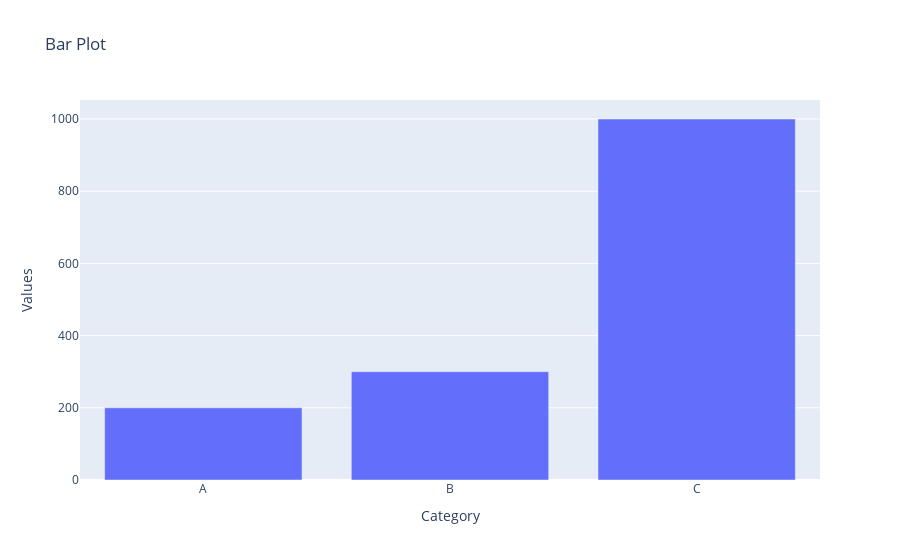

The cell this chart's notebook holds for it:
### Code cell
# Q5 Generate a bar plot using Plotly.
import plotly.express as px

data = {'Category': ['A', 'B', 'C'], 'Values': [200, 300, 1000]}
df = pd.DataFrame(data)

fig = px.bar(df, x='Category', y='Values', title='Bar Plot')
fig.show()

### Figure 1 — Plotly figure (JSON) as saved in the notebook; plotly's stock layout.template omitted (floating-point values rounded to 4 significant figures)
{"data": [{"alignmentgroup": "True", "hovertemplate": "Category=%{x}<br>Values=%{y}<extra></extra>", "legendgroup": "", "marker": {"color": "#636efa", "pattern": {"shape": ""}}, "name": "", "offsetgroup": "", "orientation": "v", "showlegend": false, "textposition": "auto", "type": "bar", "x": ["A", "B", "C"], "xaxis": "x", "y": [200, 300, 1000], "yaxis": "y"}], "layout": {"barmode": "relative", "legend": {"tracegroupgap": 0}, "title": {"text": "Bar Plot"}, "xaxis": {"anchor": "y", "domain": [0, 1], "title": {"text": "Category"}}, "yaxis": {"anchor": "x", "domain": [0, 1], "title": {"text": "Values"}}}}
